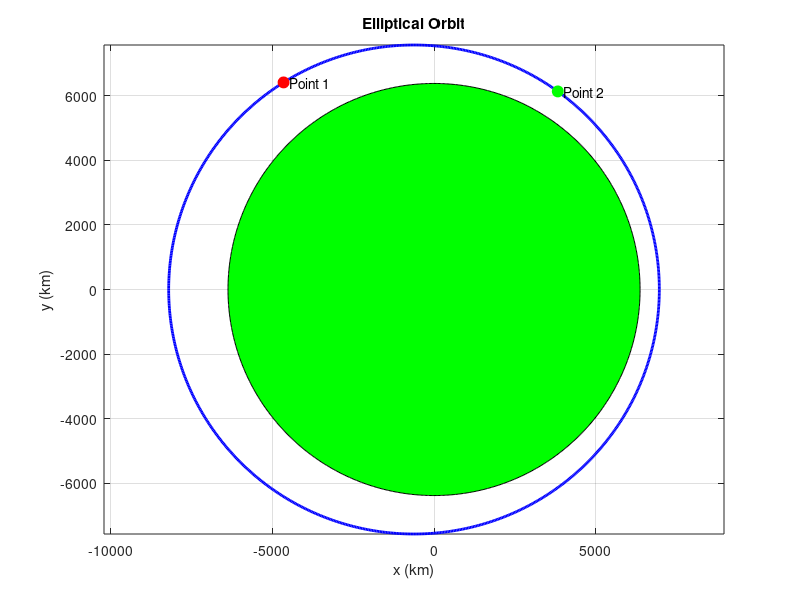

The MATLAB source for this figure:
%% 轨道参数反解
%
% 本脚本通过两个已知轨道点的位置和真近点角，反解椭圆轨道参数。
% 计算偏心率、半通径、半长轴等轨道要素及相关物理量。

clc;
clear;
%% 已知参数
Re = 6378; % km
mu = 398600; % km^3/s^2

r1 = 1545 + Re; % km
r2 = 852 + Re; % km
f1 = deg2rad(126);
f2 = deg2rad(58);
%% 求解 e 与 p
A = [r1 * cos(f1), -1; ...
         r2 * cos(f2), -1];

b = [-r1; -r2];

x = A \ b;

e = x(1);
p = x(2);
%% 半长轴
a = p / (1 - e^2);
%% 近地点距离
rp = a * (1 - e);
%% 近地点高度 (地球半径6378km)
hp = rp - Re;
%% 轨道周期
T = 2 * pi * sqrt(a^3 / mu);
%% 最大最小速度
ra = a * (1 + e);

v_max = sqrt(mu * (2 / rp - 1 / a));
v_min = sqrt(mu * (2 / ra - 1 / a));
%% 两点弦长
c = sqrt(r1^2 + r2^2 - 2 * r1 * r2 * cos(f1 - f2));
%% 输出
fprintf("偏心率 e = %.4f\n", e)
fprintf("近地点高度 hp = %.2f km\n", hp)
fprintf("半长轴 a = %.2f km\n", a)
fprintf("周期 T = %.2f s (%.2f min)\n", T, T / 60)
fprintf("最大速度 = %.3f km/s\n", v_max)
fprintf("最小速度 = %.3f km/s\n", v_min)
fprintf("两点弦长 = %.2f km\n", c)
%% 绘图

f = linspace(0, 2 * pi, 1000);
r = p ./ (1 + e * cos(f));

x = r .* cos(f);
y = r .* sin(f);

xo = Re .* cos(f);
yo = Re .* sin(f);

x1 = r1 * cos(f1);
y1 = r1 * sin(f1);

x2 = r2 * cos(f2);
y2 = r2 * sin(f2);

figure
plot(x, y, 'b', 'LineWidth', 2)
hold on

fill(xo, yo, 'g', 'EdgeColor', 'k')

plot(x1, y1, 'ro', 'MarkerSize', 8, 'MarkerFaceColor', 'r')
plot(x2, y2, 'go', 'MarkerSize', 8, 'MarkerFaceColor', 'g')

text(x1, y1, '  Point 1')
text(x2, y2, '  Point 2')

axis equal
grid on

xlabel('x (km)')
ylabel('y (km)')
title('Elliptical Orbit')
